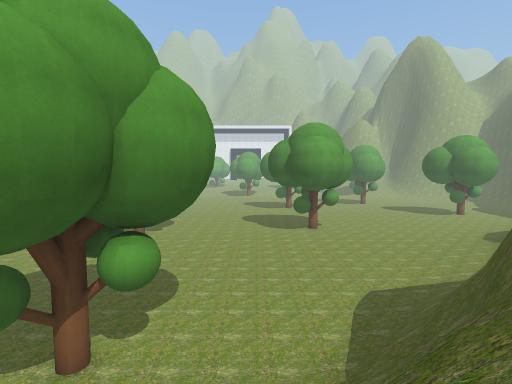
View 1 (above)

24 first-person views from a walk through a Unity game level. The camera is 1.2 m above the floor, tilts 4° down and sees 85° across. The floor is counted in squares, 2 m on a side. Each view is taken from the middle of a square. On the plan, view 1 faces up. The plan holds only what a view shows up to about 9 squares ahead; the rest is blank. The place goes on beyond the plan. The player character is not drawn. Some animated figures are not drawn. Some surface patterns are stand-ins.

View 2
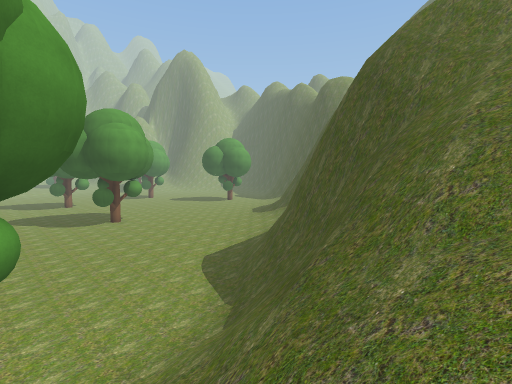

View 3
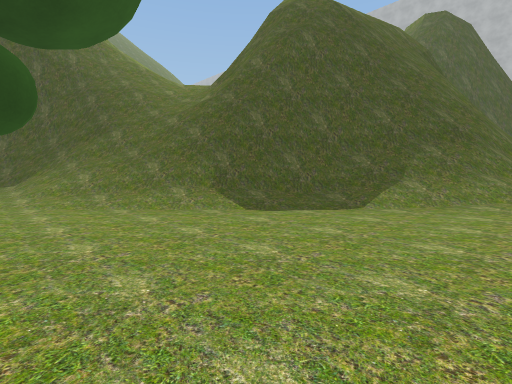

View 4
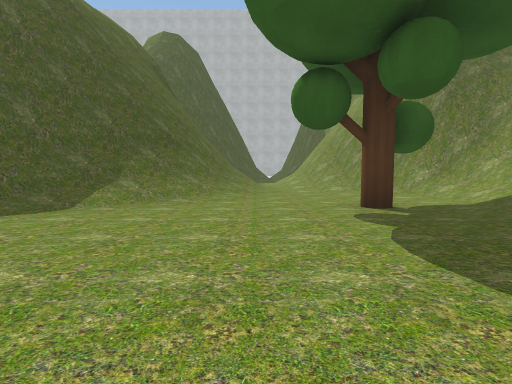

View 5
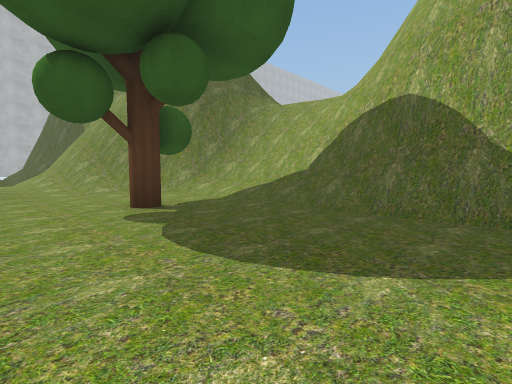

View 6
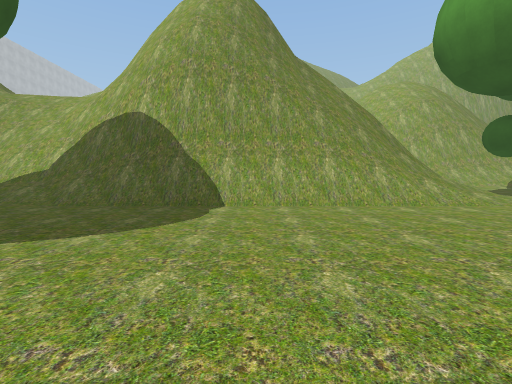

View 7
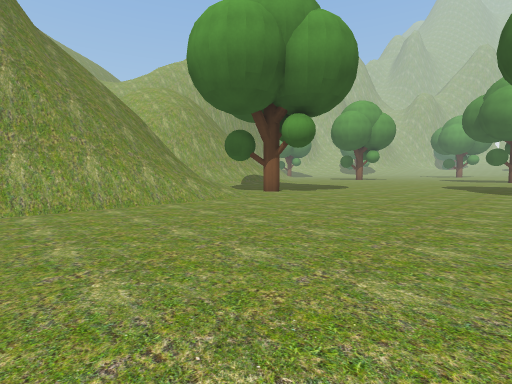

View 8
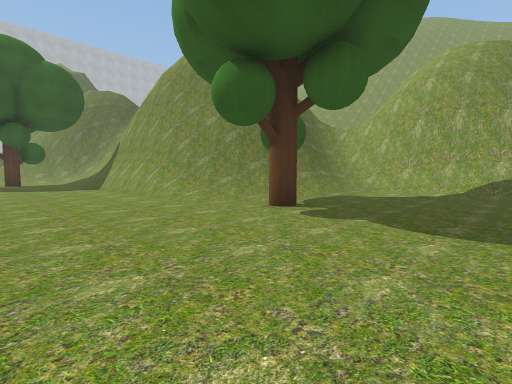

View 9
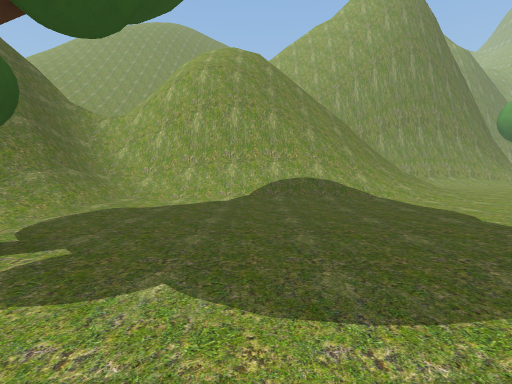

View 10
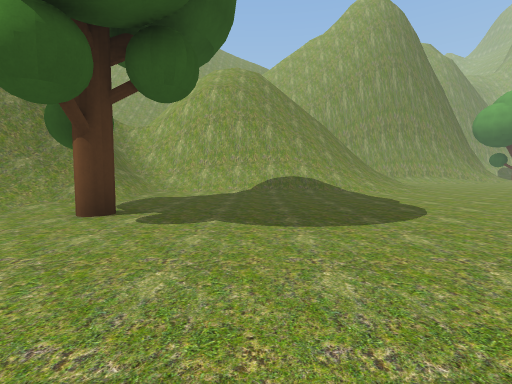

View 11
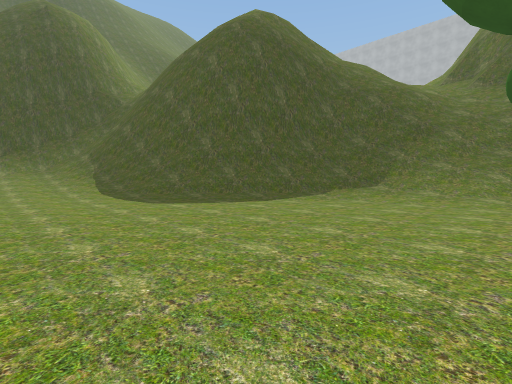

View 12
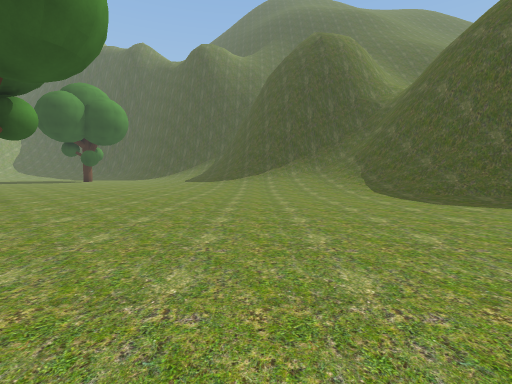

View 13
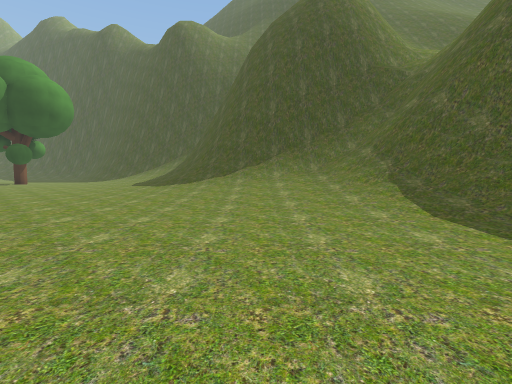

View 14
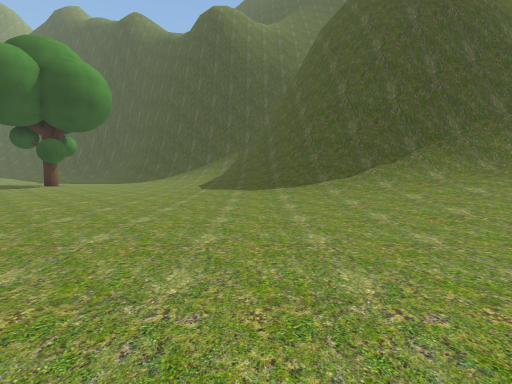

View 15
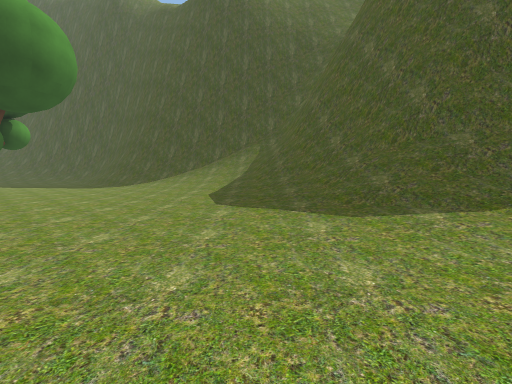

View 16
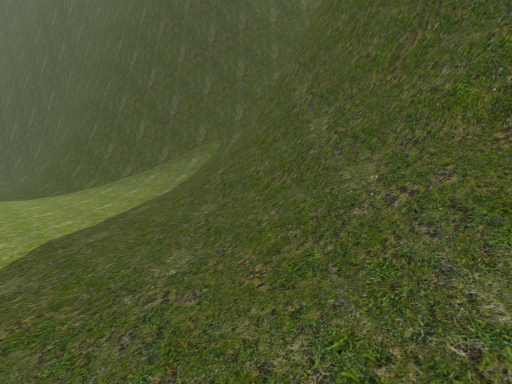

View 17
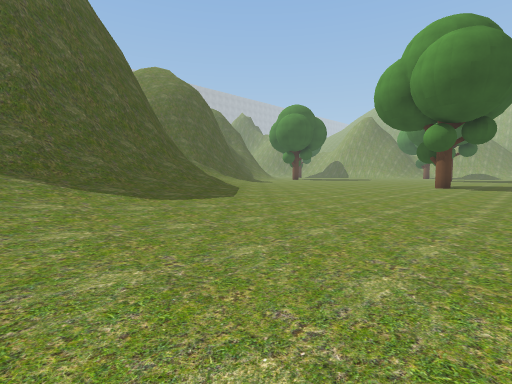

View 18
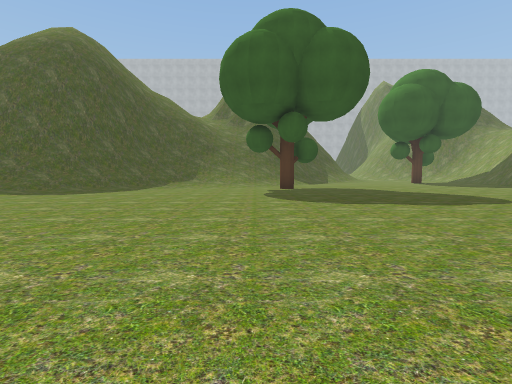

View 19
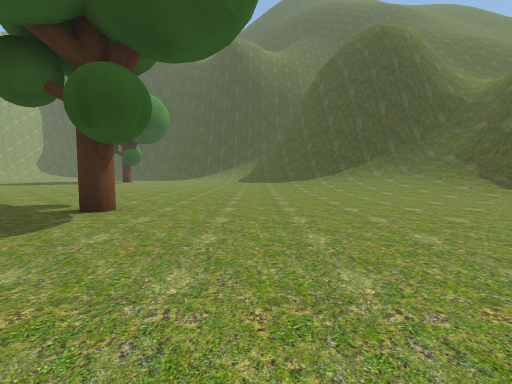

View 20
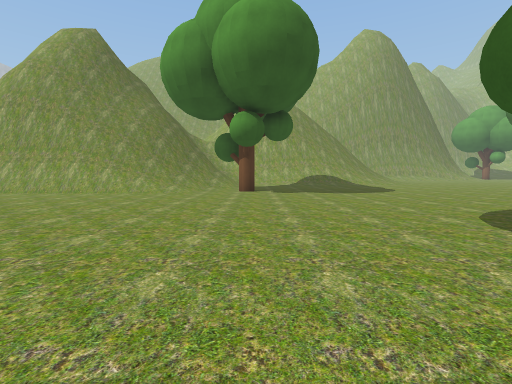

View 21
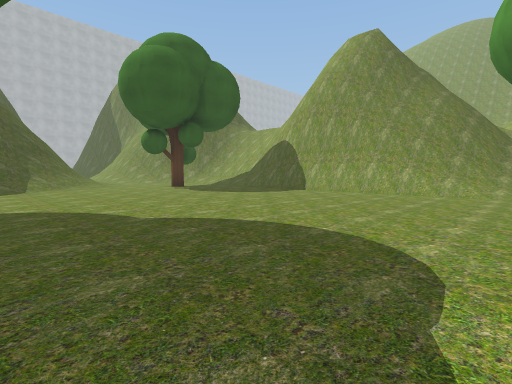

View 22
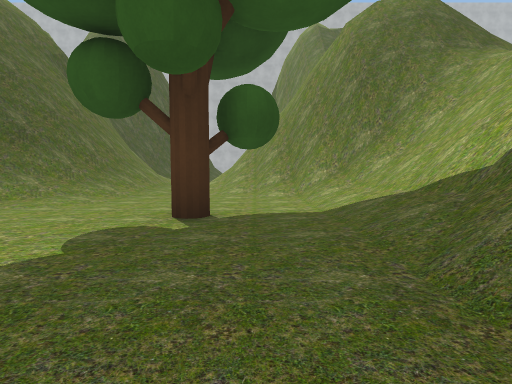

View 23
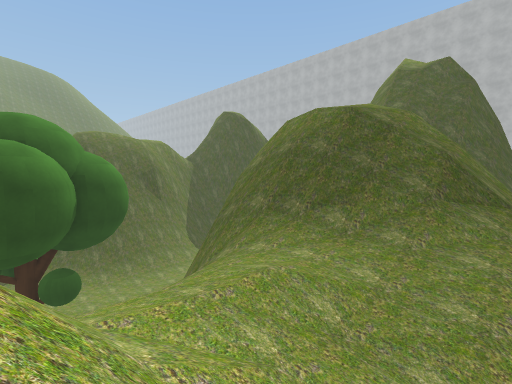

View 24
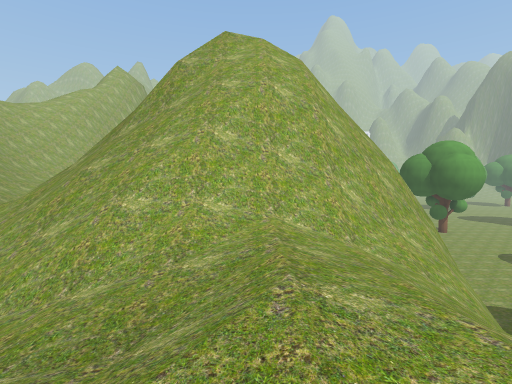

### Floor plan
Key: @ floor where view 1 was taken; # wall or solid block; . main floor; : floor 0.25 m higher than the main floor; / step, stairs or slope; = window, fence, low wall or low ledge; v drop or lower ground; T tree.
Columns run from 21 left of view 1 to 18 right of it. Each row starts with its distance up from view 1.
 19 ///......                ............../
 18 =///.......             ..............//
 17 ////.........          .............////
 16 =///.........         ..T........../////
 15 =##//.........     . ............///////
 14 / #/...........   ..............///////=
 13 / #/............ ............../////####
 12 /##/...T......................////###
 11 ###////......................////##
 10 /###/////...................////##
  9 //#####//..................:////#
  8 ==#  ##//................./////=#
  7 ###   ###................///###=#
  6        ##...............//#######
  5         #.........T....//## vvvv
  4        ##...........////##vvv
  3       ###..........////##vv
  2 ### ####/.........////##vv#=
  1 /=###/##/........///===/=##
  0 /#///////......./##//@///#
 -1 /////////.T...//###=//
 -2 /////////....///#####
 -3 //////#//...///######
 -4 /////####/..//##  #
 -5 ///###v##//./##
 -6 /=vvvvvv##///##

Positions as (right, up) in squares from view 1, and headings:
1: (0, 0), facing up
2: (-2, 0), facing up-right
3: (-8, 4), facing down-right
4: (-9, 4), facing down
5: (-9, 4), facing down-left
6: (-8, 5), facing left
7: (-8, 5), facing up-left
8: (-10, 15), facing down-left
9: (-12, 14), facing left
10: (-10, 14), facing left
11: (-2, 10), facing down-right
12: (-2, 11), facing right
13: (2, 10), facing right
14: (4, 13), facing right
15: (8, 14), facing right
16: (11, 13), facing right
17: (16, 19), facing down-left
18: (-2, 15), facing down
19: (-1, 14), facing right
20: (-5, 12), facing left
21: (-5, 10), facing down-left
22: (-12, 3), facing down
23: (-21, 0), facing down-right
24: (-19, -4), facing up
